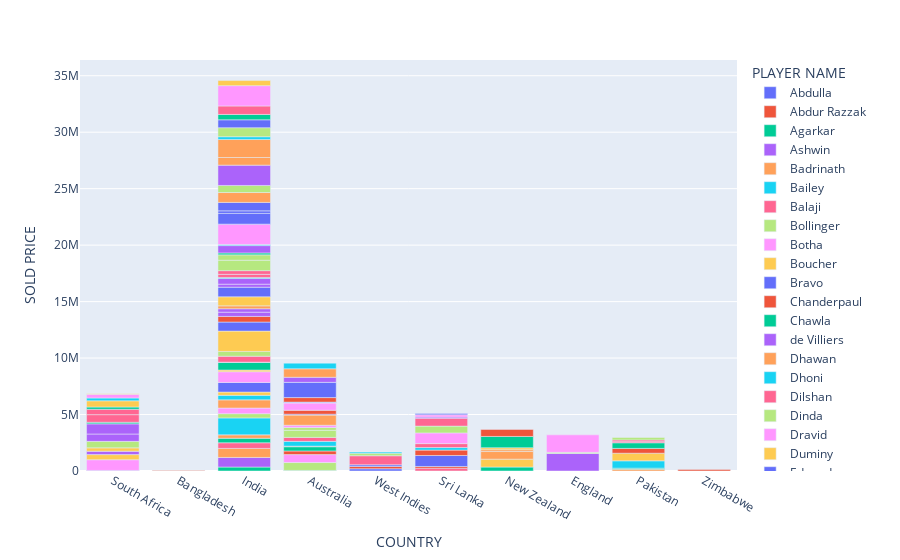

Here is the notebook cell this chart was saved with:
### Code cell
px.bar(df_cric,x='COUNTRY',y='SOLD PRICE',color='PLAYER NAME')
